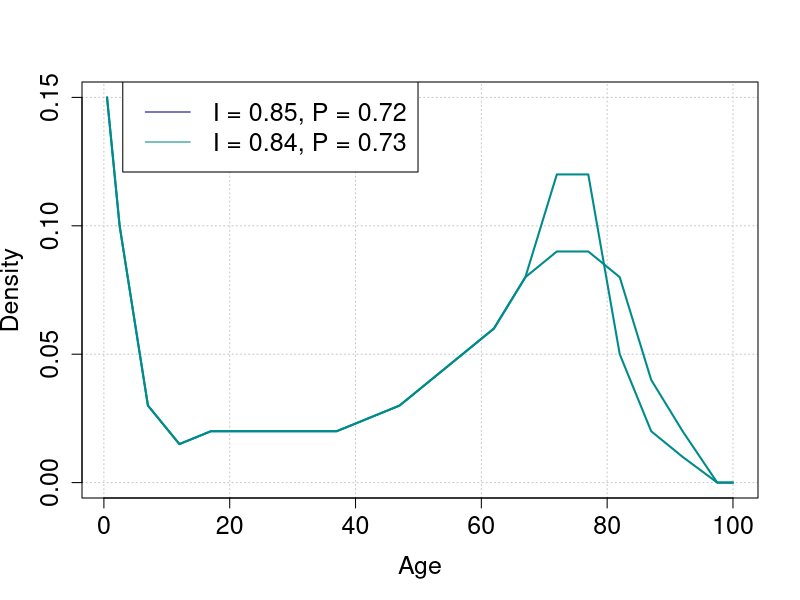

Recreate this plot in R. (Note: this script raises an error after producing the figure.)
########################################
# Example plot
########################################

data.ex <- c(0.15, 0.10, 0.03, 0.015, 0.02, 0.02, 0.02, 0.02, 0.02, 0.025, 0.03, 0.04, 
             0.05, 0.06, 0.08, 0.09, 0.09, 0.08, 0.04, 0.02, 0.00, 0.00)

data.ex1 <- c(0.15, 0.10, 0.03, 0.015, 0.02, 0.02, 0.02, 0.02, 0.02, 0.025, 0.03, 0.04, 
              0.05, 0.06, 0.08, 0.12, 0.12, 0.05, 0.02, 0.01, 0.00, 0.00)
lci <- c(0, 1, seq(5,95,5))
uci <- c(1, seq(4,95,5), 100)
# Class mark
age <- c((lci+uci)/2, 100)

le <- sum(data.ex*age)
theil.ex <- sum(data.ex * log(le/age))

pol.d <- data.frame()
for(k in 1:length(data.ex)) {
  for(j in 1:length(data.ex)) {
    if(k!=j) {
      pol.d <-rbind(pol.d,abs(age[k]-age[j])*data.ex[k]^(1 + 0.5)* data.ex[j])
    }
  }
}
pol.ex <- sum(pol.d)/ (2 * le^(1 - 0.5))

png("example2.png")
plot(age, data.ex, type = "l", xlab = "Age", col = "darkcyan",lwd = 2,
     ylab = "Density", panel.first = grid(col="gray78"), cex.axis = 1.5, cex.lab = 1.5)
points(age, data.ex1, type = "l", col = "darkcyan", lwd = 2)
legend(3, 0.156, c("I = 0.85, P = 0.72", "I = 0.84, P = 0.73"), 
       cex = 1.5, lty = c(1, 1), col = c("darkblue", "darkcyan"))
dev.off()

abline(v=14)

le <- sum(data.ex1*age)
theil.ex <- sum(data.ex1 * log(le/age))


pol.d <- data.frame()
for(k in 1:length(data.ex1)) {
  for(j in 1:length(data.ex1)) {
    if(k!=j) {
      pol.d <-rbind(pol.d,abs(age[k]-age[j])*data.ex1[k]^(1 + 0.5)* data.ex1[j])
    }
  }
}
pol.ex <- sum(pol.d)/ (2 * le^(1 - 0.5))
